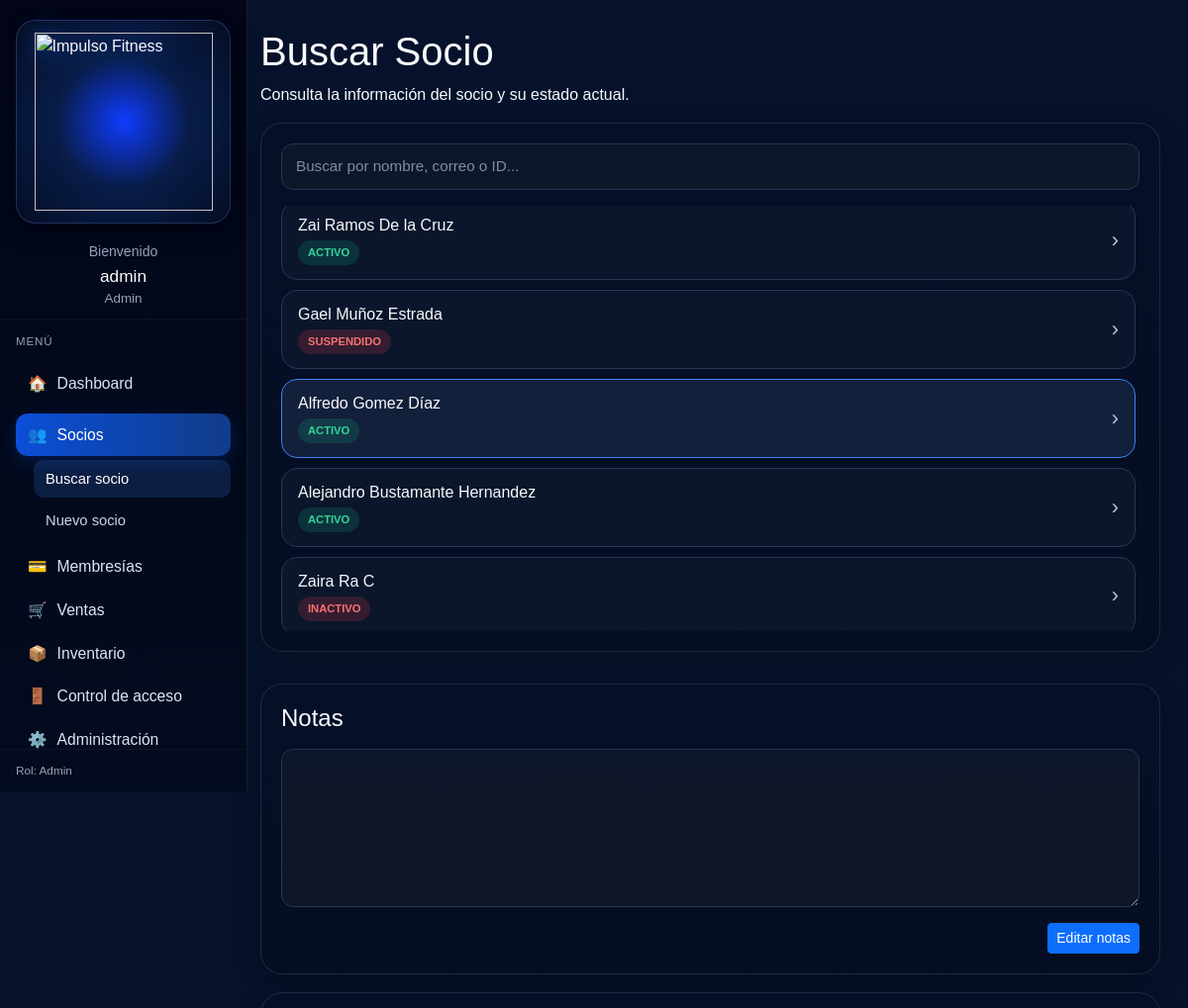
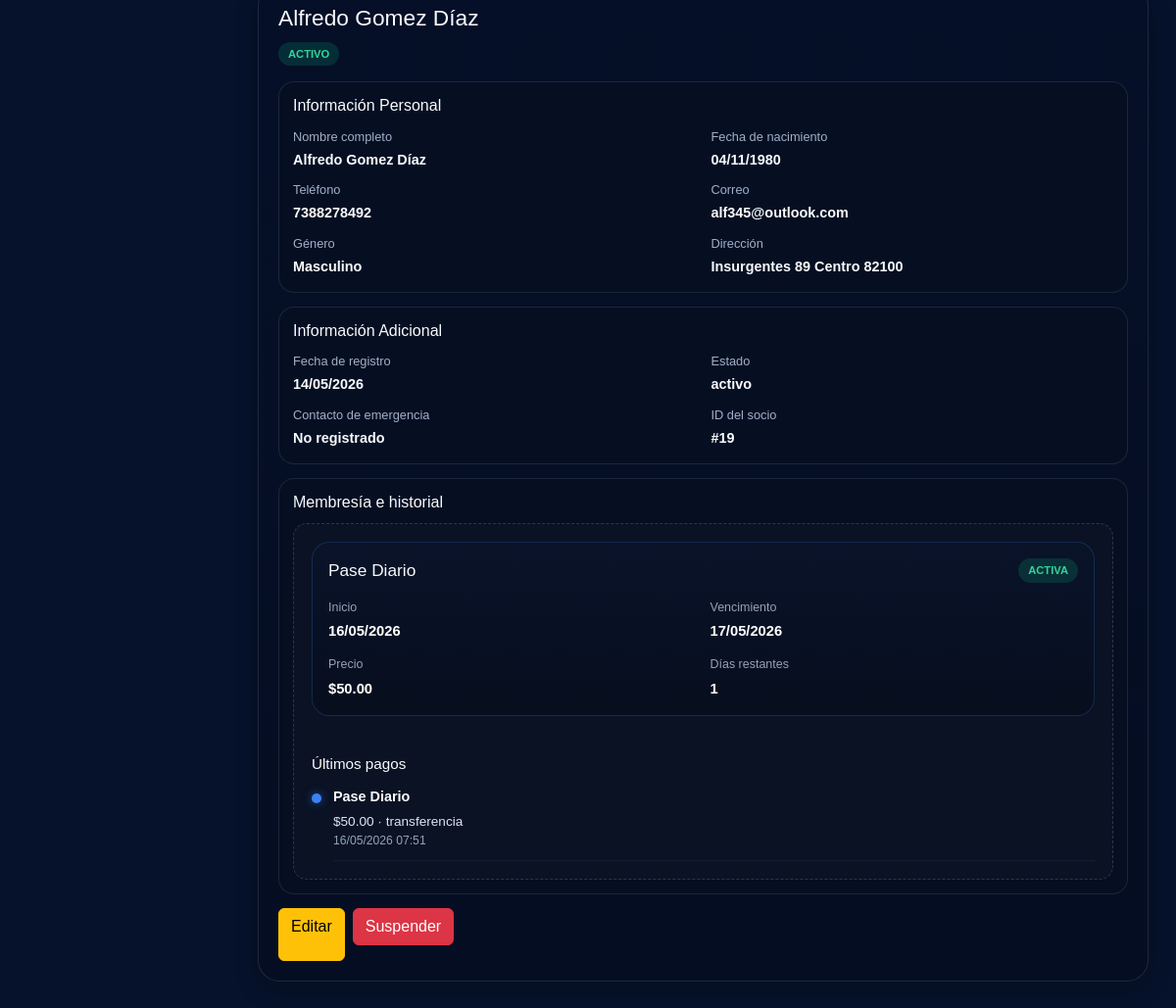
Page /app/controllers/SocioController.php?action=index&id=19 (signed in) on the committed database (2 pictures, top to bottom).
### tables this page shows
CREATE TABLE `socios` (
  `id` int(11) NOT NULL,
  `user_id` int(11) DEFAULT NULL,
  `nombres` varchar(100) NOT NULL,
  `apellido_paterno` varchar(80) DEFAULT NULL,
  `apellido_materno` varchar(80) DEFAULT NULL,
  `telefono` varchar(20) DEFAULT NULL,
  `email` varchar(100) DEFAULT NULL,
  `fecha_nacimiento` date DEFAULT NULL,
  `estado` enum('activo','inactivo','suspendido') NOT NULL DEFAULT 'inactivo',
  `fecha_registro` date NOT NULL,
  `genero` varchar(20) DEFAULT NULL,
  `contacto_emergencia_nombre` varchar(100) DEFAULT NULL,
  `contacto_emergencia_telefono` varchar(20) DEFAULT NULL,
  `calle` varchar(120) DEFAULT NULL,
  `numero` varchar(20) DEFAULT NULL,
  `colonia` varchar(120) DEFAULT NULL,
  `codigo_postal` char(5) DEFAULT NULL,
  `direccion` varchar(255) DEFAULT NULL,
  `notas` text DEFAULT NULL
);

CREATE TABLE `socio_membresia` (
  `id` int(11) NOT NULL,
  `socio_id` int(11) NOT NULL,
  `membresia_id` int(11) NOT NULL,
  `fecha_inicio` datetime NOT NULL,
  `fecha_fin` datetime NOT NULL,
  `activa` tinyint(1) DEFAULT 1
);

CREATE TABLE `membresias` (
  `id` int(11) NOT NULL,
  `nombre` varchar(100) NOT NULL,
  `duracion_dias` int(11) NOT NULL,
  `precio` decimal(10,2) NOT NULL,
  `descripcion` text DEFAULT NULL
);

CREATE TABLE `pagos_membresia` (
  `id` int(11) NOT NULL,
  `socio_id` int(11) NOT NULL,
  `membresia_id` int(11) NOT NULL,
  `monto` decimal(10,2) NOT NULL,
  `metodo_pago` enum('efectivo','tarjeta','transferencia') NOT NULL,
  `fecha_pago` timestamp NOT NULL DEFAULT current_timestamp(),
  `referencia` varchar(100) DEFAULT NULL
);

### resources/views/socios/index.php (the view, shortened to what the rows shown need)
<?php
function formatearFecha(?string $fecha): string
{
    $timestamp = strtotime($fecha);
    return date('d/m/Y', $timestamp);
}
include __DIR__ . '/../layouts/header.php';
?>
<div class="main-content">
    <div class="container-fluid px-0">
        <div class="socio-page-header mb-3">
            <h1>Buscar Socio</h1>
        </div>
        <div class="socio-search-grid">
            <div class="left-column-search">
                <div class="page-card">
                    <div class="socios-list" id="sociosList">
                        <?php if (!empty($socios)): ?>
                            <?php foreach ($socios as $row): ?>
                                <?php
                                    $idSeleccionado = isset($_GET['id']) ? (int)$_GET['id'] : 0;
                                    $esSeleccionado = $idSeleccionado === (int)$row['id'];
                                    $estado = strtolower($row['estado'] ?? 'activo');
                                ?>
                                <a
                                    id="socio-<?= (int)$row['id'] ?>"
                                    href="<?= BASE_URL ?>/app/controllers/SocioController.php?action=index&id=<?= (int)$row['id'] ?>"
                                    class="socio-list-item <?= $esSeleccionado ? 'selected' : '' ?>"
                                >
                                    <div>
                                        <h5><?= htmlspecialchars($row['nombre']) ?></h5>
                                        <span class="status-pill <?= $estado === 'activo' ? 'status-active' : 'status-inactive' ?>">
                                            <?= strtoupper(htmlspecialchars($row['estado'] ?? 'activo')) ?>
                                        </span>
                                    </div>
                                    <span class="arrow">›</span>
                                </a>
                            <?php endforeach; ?>
                        <?php else: ?>
                            <div class="empty-box">
                                No hay socios registrados.
                            </div>
                        <?php endif; ?>
                    </div>
                </div>
            </div>
            <div class="detail-column">
                <?php if ($socioSeleccionado): ?>
                    <?php
                        $estadoSeleccionado = strtolower($socioSeleccionado['estado'] ?? 'activo');
                        $textoEstado = strtoupper($socioSeleccionado['estado'] ?? 'activo');
                    ?>
                    <div class="page-card detail-card">
                        <div class="detail-top mb-3">
                            <div>
                                <h2><?= htmlspecialchars($socioSeleccionado['nombre']) ?></h2>
                                <span class="status-pill <?= $estadoSeleccionado === 'activo' ? 'status-active' : 'status-inactive' ?>">
                                    <?= $textoEstado ?>
                                </span>
                            </div>
                        </div>
                        <div class="detail-sections">
                            <div class="detail-box">
                                <h4>Información Personal</h4>
                                <div class="detail-info-grid">
                                    <p>
                                        <span>Nombre completo</span>
                                        <strong><?= htmlspecialchars($socioSeleccionado['nombre'] ?? '-') ?></strong>
                                    </p>
                                    <p>
                                        <span>Fecha de nacimiento</span>
                                        <strong><?= formatearFecha($socioSeleccionado['fecha_nacimiento'] ?? null) ?></strong>
                                    </p>
                                    <p>
                                        <span>Teléfono</span>
                                        <strong><?= htmlspecialchars($socioSeleccionado['telefono'] ?? '-') ?></strong>
                                    </p>
                                    <p>
                                        <span>Correo</span>
                                        <strong><?= htmlspecialchars($socioSeleccionado['email'] ?? '-') ?></strong>
                                    </p>
                                    <p>
                                        <span>Género</span>
                                        <strong><?= htmlspecialchars($socioSeleccionado['genero'] ?? 'No especificado') ?></strong>
                                    </p>
                                    <p>
                                        <span>Dirección</span>
                                        <strong><?= htmlspecialchars($socioSeleccionado['direccion'] ?? 'No registrada') ?></strong>
                                    </p>
                                </div>
                            </div>
                            <div class="detail-box">
                                <h4>Información Adicional</h4>
                                <div class="detail-info-grid">
                                    <p>
                                        <span>Fecha de registro</span>
                                        <strong><?= formatearFecha($socioSeleccionado['fecha_registro'] ?? null) ?></strong>
                                    </p>
                                    <p>
                                        <span>Estado</span>
                                        <strong><?= htmlspecialchars($socioSeleccionado['estado'] ?? '-') ?></strong>
                                    </p>
                                    <p>
                                        <span>Contacto de emergencia</span>
                                        <strong><?= htmlspecialchars($socioSeleccionado['contacto_emergencia'] ?? 'No registrado') ?></strong>
                                    </p>
                                    <p>
                                        <span>ID del socio</span>
                                        <strong>#<?= htmlspecialchars($socioSeleccionado['id'] ?? '-') ?></strong>
                                    </p>
                                </div>
                            </div>
                            <div class="detail-box">
                                <h4>Membresía e historial</h4>
                                <div class="empty-box">
                                    <div class="socio-membership-summary">
                                            <?php if ($membresiaActiva): ?>
                                            <div class="socio-membership-card">
                                                <div class="socio-membership-header">
                                                    <h5><?= htmlspecialchars($membresiaActiva['membresia_nombre']) ?></h5>
                                                    <span class="status-pill status-active">
                                                        <?= ($socioSeleccionado['estado'] ?? '') === 'activo'
                                                            ? 'ACTIVA'
                                                            : 'VIGENTE / SOCIO INACTIVO' ?>
                                                    </span>
                                                </div>
                                                <div class="socio-membership-grid">
                                                    <div>
                                                        <small>Inicio</small>
                                                        <strong>
                                                            <?= date('d/m/Y', strtotime($membresiaActiva['fecha_inicio'])) ?>
                                                        </strong>
                                                    </div>
                                                    <div>
                                                        <small>Vencimiento</small>
                                                        <strong>
                                                            <?= date('d/m/Y', strtotime($membresiaActiva['fecha_fin'])) ?>
                                                        </strong>
                                                    </div>
                                                    <div>
                                                        <small>Precio</small>
                                                        <strong>
                                                            $<?= number_format($membresiaActiva['precio'], 2) ?>
                                                        </strong>
                                                    </div>
                                                    <div>
                                                        <small>Días restantes</small>
                                                        <strong>
                                                            <?= (int)$membresiaActiva['dias_restantes'] ?>
                                                        </strong>
                                                    </div>
                                                </div>
                                            </div>
                                        <?php else: ?>
                                            <div class="socio-membership-empty">
                                                <p>El socio no tiene una membresía activa.</p>
                                            </div>
                                        <?php endif; ?>
                                        <?php if (!empty($historialPagosReciente)): ?>
                                            <div class="socio-payment-history mt-4">
                                                <h6>Últimos pagos</h6>
                                                <div class="socio-payment-timeline">
                                                    <?php foreach ($historialPagosReciente as $pago): ?>
                                                        <div class="socio-payment-item">
                                                            <div class="socio-payment-dot"></div>
                                                            <div class="socio-payment-content">
                                                                <strong>
                                                                    <?= htmlspecialchars($pago['membresia_nombre']) ?>
                                                                </strong>
                                                                <p>
                                                                    $<?= number_format($pago['monto'], 2) ?>
                                                                    ·
                                                                    <?= htmlspecialchars($pago['metodo_pago']) ?>
                                                                </p>
                                                                <small>
                                                                    <?= date('d/m/Y H:i', strtotime($pago['fecha_pago'])) ?>
                                                                </small>
                                                            </div>
                                                        </div>
                                                    <?php endforeach; ?>
                                                </div>
                                            </div>
                                        <?php endif; ?>
                                    </div>
                                </div>
                            </div>
                            <div class="d-flex gap-2 flex-wrap">
                                <a
                                    href="<?= BASE_URL ?>/app/controllers/SocioController.php?action=edit&id=<?= (int)$socioSeleccionado['id'] ?>"
                                    class="btn btn-warning"
                                >
                                    Editar
                                </a>
                                <?php if (($socioSeleccionado['estado'] ?? '') === 'activo'): ?>
                                    <form
                                        method="POST"
                                        action="<?= BASE_URL ?>/routes/socios_delete.php"
                                        onsubmit="return confirm('¿Deseas suspender este socio?');"
                                    >
                                        <button type="submit" class="btn btn-danger">
                                            Suspender
                                        </button>
                                    </form>
                                <?php elseif (($socioSeleccionado['estado'] ?? '') === 'suspendido'): ?>
                                    <span class="badge bg-danger d-flex align-items-center px-3">
                                        Suspendido
                                    </span>
                                <?php else: ?>
                                    <span class="badge bg-secondary d-flex align-items-center px-3">
                                        Inactivo
                                    </span>
                                <?php endif; ?>
                            </div>
                        </div>
                    </div>
                <?php else: ?>
                    <div class="page-card">
                        <p>No hay socios registrados.</p>
                    </div>
                <?php endif; ?>
            </div>
        </div>
    </div>
</div>
<?php include __DIR__ . '/../layouts/footer.php'; ?>

### rows in the picture
socios: nombre "Zai Ramos De la Cruz", estado "ACTIVO"
socios: nombre "Gael Muñoz Estrada", estado "SUSPENDIDO"
socios: nombre "Alfredo Gomez Díaz", estado "ACTIVO", fecha_nacimiento "04/11/1980", telefono "7388278492", email "alf345@outlook.com", genero "Masculino", fecha_registro "14/05/2026", estado "activo", id "19"
socios: nombre "Alejandro Bustamante Hernandez", estado "ACTIVO"
socios: nombre "Zaira Ra C", estado "INACTIVO"
socio_membresia: membresia.nombre "Pase Diario", fecha_inicio "16/05/2026", fecha_fin "17/05/2026", membresia.precio "50.00"
pagos_membresia: membresia.nombre "Pase Diario", monto "50.00", metodo_pago "transferencia", fecha_pago "16/05/2026 07:51"

### other values in the picture
$_SESSION['user']['username'] "admin"
$_SESSION['user']['role'] "Admin"
$socioSeleccionado['nombre'] "Alfredo Gomez Díaz"
$socioSeleccionado['direccion'] "Insurgentes 89 Centro 82100"
$socioSeleccionado['contacto_emergencia'] "No registrado"
$membresiaActiva['dias_restantes'] "1"
